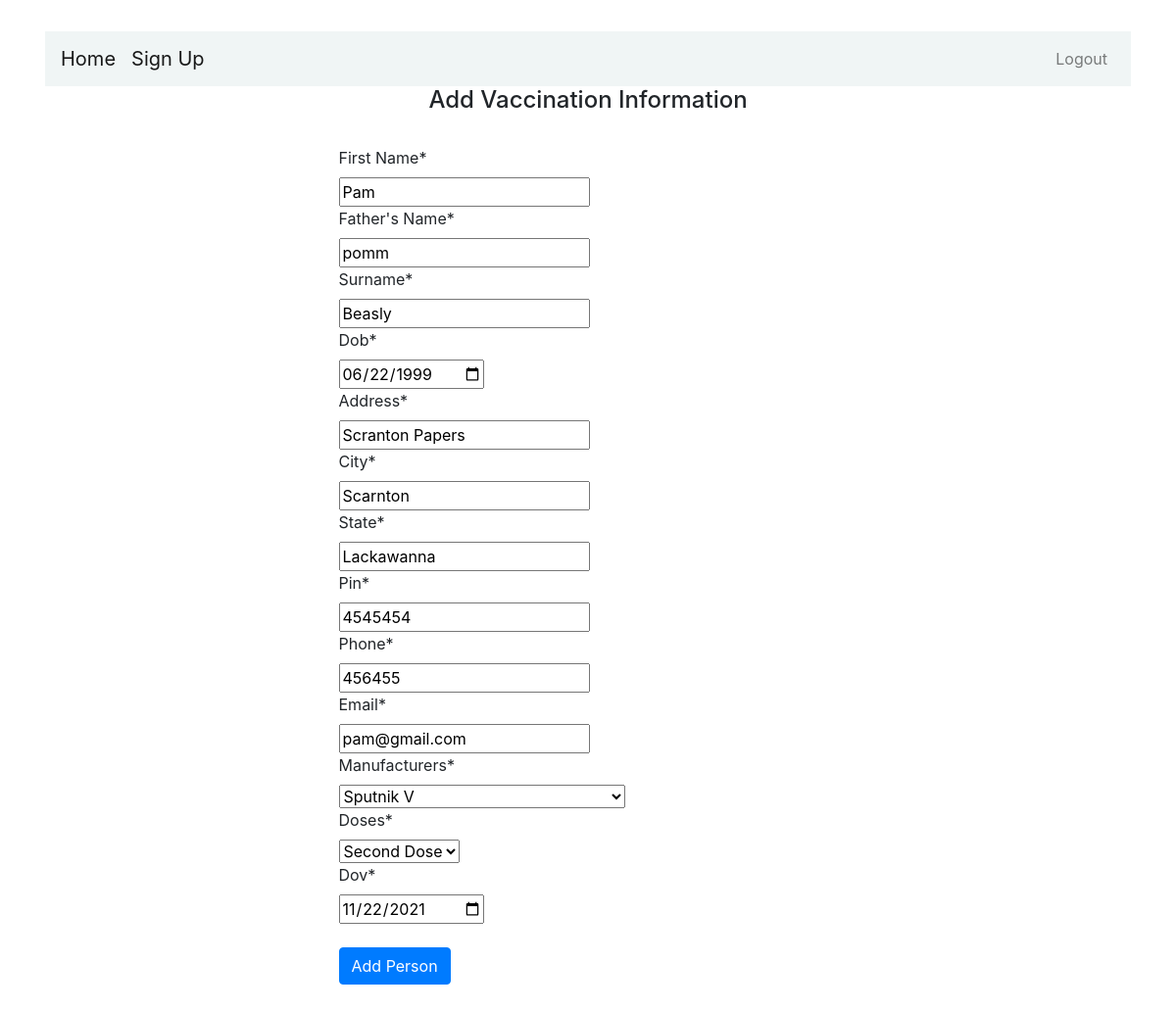
The page /update-details/3/ (signed in) on the database its author committed.
### portal/models.py (models this page shows, shortened)
class Person(models.Model):
    manufacturers = [
        ('Covaxin', 'Covaxin (Bharat Biotech)'),
        ('Covishield', 'Covishield (Serum Institute of India)'),
        ('Sputnik', 'Sputnik V'),
    ]
    doses = [
        ('1st', 'First Dose'),
        ('2nd', 'Second Dose'),
    ]
    name = models.CharField(max_length=500, verbose_name='First Name')
    fname = models.CharField(max_length=500, verbose_name="Father's Name")
    lname = models.CharField(max_length=500, verbose_name="Surname")
    dob = models.DateField(auto_now_add=False, verbose_name='Date of Birth')
    address = models.CharField(max_length=500)
    city = models.CharField(max_length=50)
    state = models.CharField(max_length=50)
    pin = models.CharField(max_length=50)
    phone = models.IntegerField()
    email = models.EmailField(max_length=254)
    manufacturers = models.CharField(max_length=50, choices=manufacturers)
    doses = models.CharField(max_length=50, choices=doses)
    dov = models.DateField(auto_now_add=False, verbose_name='Date of Vaccination')

### portal/views.py (the view)
# urls.py: path('update-details/<str:pk>/', views.update_view, name='update-details'),
def update_view(request, pk):
    context = {}
    obj = get_object_or_404(Person, id=pk)
    form = PersonForm(request.POST or None, instance=obj)
    if form.is_valid():
        form.save()
        return redirect('dashboard')
    context['person_object'] = form
    return render(request, 'add-vaccine-details.html', context)

### portal/forms.py
class PersonForm(forms.ModelForm):
    dob = fields.DateField(widget=forms.widgets.DateInput(attrs={'type': 'date'}))
    dov = fields.DateField(widget=forms.widgets.DateInput(attrs={'type': 'date'}))
    class Meta:
        model = Person
        fields = '__all__'

### portal/templates/add-vaccine-details.html (shortened to what this page needs)
{% extends 'base.html' %}
{% block content %}
    {% if user.is_authenticated %}
      {% load crispy_forms_tags %}
        <div class="col-lg-12 student">
        <div class="container">
        <div class="row">
        <div class="col-lg-12 text-center">
        <h4>Add Vaccination Information</h4> <br>
        </div>
        <div class="col-lg-6 mx-auto forms">
        <form action="." method="post">
        {{person_object|crispy}}
        <br>
        <button class="btn btn-primary" type="submit">Add Person</button>
        </form>
        </div>
        </div>
        </div>
        </div>
    {% else %}
            <a class="btn btn-primary btn-lg" href="{% url 'login' %}" role="button">Log In</a>
            <p>You are not logged in</p>
            <a href="{% url 'login' %}">Log In</a>
    {% endif %}
{% endblock %}

### rows shown on the page
Person: name "Pam", fname "pomm", lname "Beasly", dob "06/22/1999", address "Scranton Papers", city "Scarnton", state "Lackawanna", pin "4545454", phone "456455", email "pam@gmail.com", manufacturers "Sputnik V", doses "Second Dose", dov "11/22/2021"
